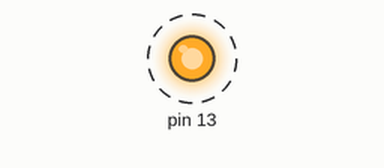
Simulated run of this sketch. Board: Arduino Uno, built with avr-gcc and run on an emulated ATmega328P. On the bench: output pins drawn as LEDs (lit = HIGH). Dashed ring = blinking. What the sketch prints to the serial monitor is not drawn.

Above: at 0.4 s.
Timing chart, 0 to 3.0 s (numbered marks = the images above):
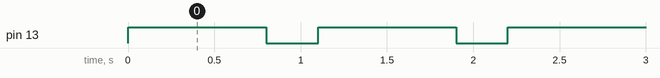

Measured:
- by itself, pin 13: alternates HIGH for 0.80 s and LOW for 0.30 s, 23 changes in all, then stays LOW

The sketch:

BlinkTest001.ino
```cpp
#include <SimpleDHT.h>

template<class T> inline Print &operator <<(Print &obj, T arg) { obj.print(arg); return obj; }
const int MAX_BLINKS = 12;
int blinks = 0;

void blinkOn(int, int);
void blinkOff(int, int);

void setup() {
  pinMode(13, OUTPUT);
  digitalWrite(13, HIGH);
  Serial.begin(9600);
  Serial << "***********START blink test***********\n";
}

void loop() {
 if (blinks < MAX_BLINKS) {
  blinkOn(13, 800);
  blinkOff(13, 300);
  blinks++;

  Serial << "Blink: " << blinks << '\n';
  if (blinks == MAX_BLINKS) { Serial << "***********END blink test***********"; }
 }
}

void blinkOn(int led, int millisec) {
  digitalWrite(led, HIGH);
  delay(millisec);
  }

void blinkOff(int led, int millisec) {
  digitalWrite(led, LOW);
  delay(millisec);
  }
```
